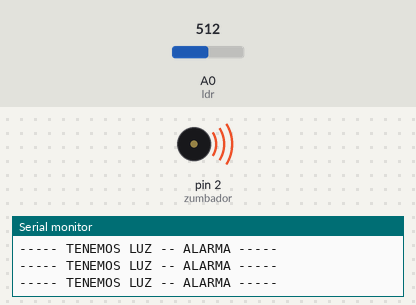
Recording of a sketch running on a simulated Arduino Uno, built with avr-gcc and run on an emulated ATmega328P. Parts: buzzer (waves = sounding), the last lines printed to the serial monitor. The test bench sets the inputs (shaded band); at power-on: A0 (ldr) = 512.

Above: at 1.25 s.
1.3 s: A0 (ldr) set to 417
4.3 s: A0 (ldr) set to 383
At 4.7 s:
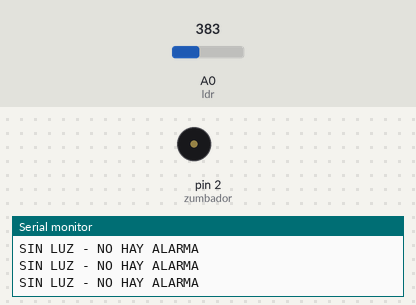
6.3 s: A0 (ldr) set to 410
At 6.45 s:
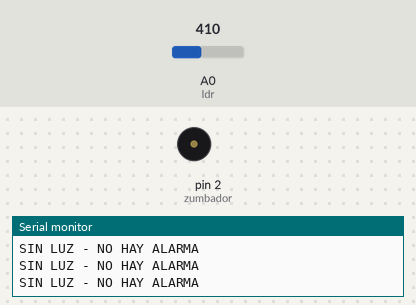
Timing chart, 0 to 15.3 s (numbered marks = the images above; inputs shaded):
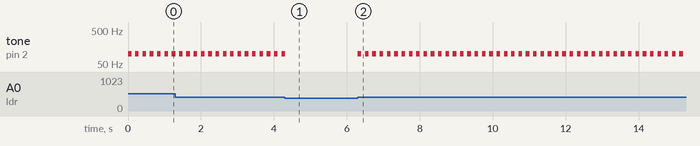

Measured:
- the behaviour switches between 400 and 399 on A0 (ldr) (found by bisection; images 0 and 1)
- after the input at 4.3 s, tone on pin 2 (zumbador): goes on until 4.3 s, then stays silent
- after the input at 6.3 s, tone on pin 2 (zumbador): alternates 100 Hz for 0.10 s and silent for 0.10 s, starting at once
- by itself, tone on pin 2 (zumbador): alternates 100 Hz for 0.10 s and silent for 0.10 s

The sketch:

8-LDR_ZUMBADOR.ino
```cpp
//Definimos los pines
const int zumbador = 2;
const int ldr = A0;
void setup () {
	Serial.begin(9600);
	pinMode(zumbador, OUTPUT);
	pinMode(ldr, INPUT);
}
void loop() {
	int nivelLuz = analogRead(ldr); //leemos el nivel de luz con el LDR
	if (nivelLuz >= 400) {	//usaremos un valor según el nivel de luz de la sala
		tone(zumbador, 100);
		delay(100);
		noTone(zumbador);
		delay(100);
		Serial.println("----- TENEMOS LUZ -- ALARMA -----");
	}
	else {
		noTone(zumbador);
		Serial.println("SIN LUZ - NO HAY ALARMA");
	}
}
```
